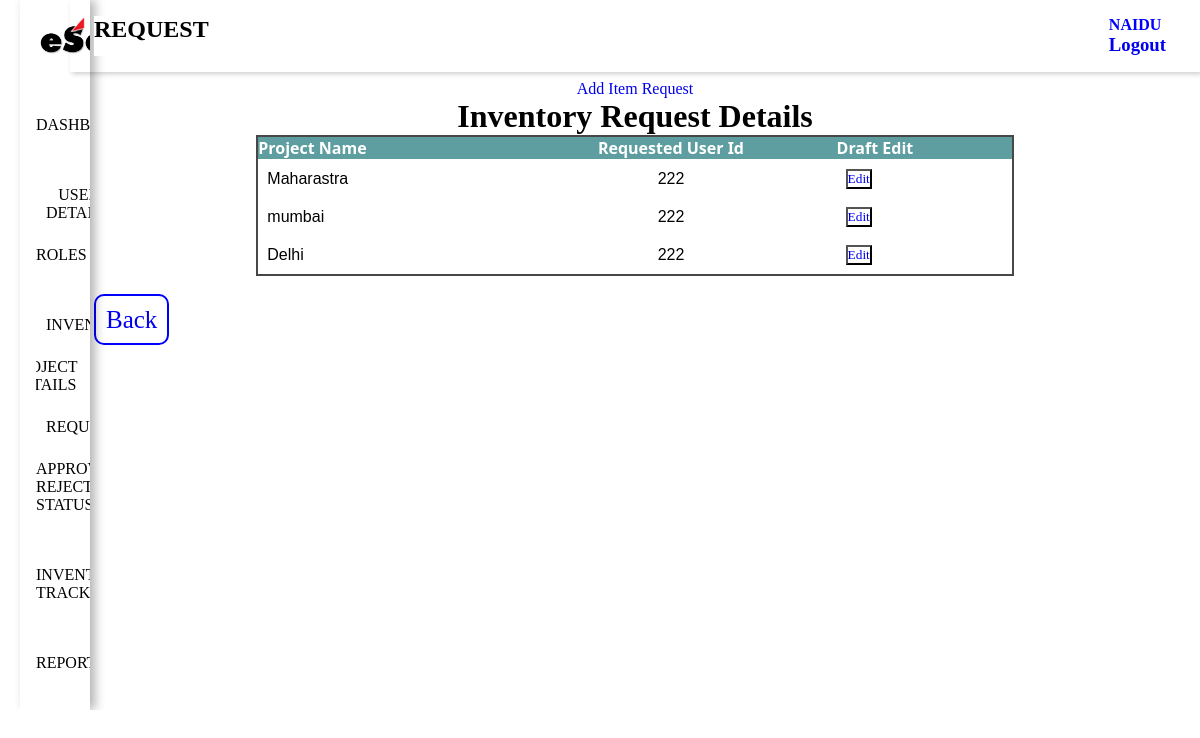
Page /request.php (signed in) on the committed database.
### tables this page shows
CREATE TABLE `rolemasterinfo` (
  `roleid` varchar(100) NOT NULL,
  `rolename` varchar(100) NOT NULL,
  `employeelist` varchar(200) NOT NULL,
  `employeecreation` varchar(150) NOT NULL,
  `employeeupdate` varchar(200) NOT NULL,
  `employeedelete` varchar(200) NOT NULL,
  `roles` varchar(200) NOT NULL,
  `inventorylist` varchar(200) NOT NULL,
  `inventorycreation` varchar(200) NOT NULL,
  `requestlist` varchar(200) NOT NULL,
  `requestcreation` varchar(100) NOT NULL,
  `report` varchar(100) NOT NULL,
  `approvalrejectedstatus` varchar(100) NOT NULL,
  `projectlist` varchar(100) NOT NULL,
  `projectcreation` varchar(100) NOT NULL,
  `projectupdate` varchar(100) NOT NULL,
  `projectdelete` varchar(100) NOT NULL,
  `inventorytracking` varchar(100) NOT NULL
);

CREATE TABLE `employcreation` (
  `empid` varchar(200) NOT NULL,
  `empname` varchar(249) NOT NULL,
  `mobileno` int(11) NOT NULL,
  `email` varchar(150) NOT NULL,
  `role` varchar(200) NOT NULL,
  `gender` varchar(250) NOT NULL,
  `password` varchar(200) NOT NULL,
  `createdby` varchar(123) NOT NULL,
  `createdon` timestamp NOT NULL DEFAULT current_timestamp(),
  `updatedby` varchar(123) NOT NULL,
  `updatedon` timestamp NOT NULL DEFAULT current_timestamp()
);

CREATE TABLE `inventory_request_details` (
  `requestid` varchar(200) NOT NULL,
  `Projectdetails` varchar(200) NOT NULL,
  `Projectid` varchar(150) NOT NULL,
  `Requestedemploy` varchar(200) NOT NULL,
  `Requestedempid` varchar(200) NOT NULL
);

### request.php (the view, shortened to what this page needs)
<?php
include "config.php";
$query = mysqli_query($conn,"SELECT * FROM `employcreation` WHERE `empid`='".$_SESSION['empid']."' AND `password` = '".$_SESSION['password']."'");
while($row = mysqli_fetch_row($query)){
     $id = $row[4];
     $name = $row[1];
}
?>
<?php
$separateQuery = "SELECT `requestlist` FROM `rolemasterinfo` WHERE `roleid` = '$id'";
$separateResult = mysqli_query($conn,$separateQuery);
while($separateRow = mysqli_fetch_assoc($separateResult)){
    if($separateRow['requestlist'] == 1){
?>
<?php
include "config.php";
?>
<!DOCTYPE html>
<html lang="en">
<head>
    <link rel="stylesheet" href="task1.css">
    <link rel="stylesheet" href="hover.css">
</head>
<body>
    <div class="sidebar">
            <div class="sidebar-brand">
                <span id="kleenpulse"><img src="esoft.jpg" alt=""></span>
            </div>
            <div class="sidebar-menu">
            <ul>
                    <li>
                        <?php
                        $separatePageQuery = "SELECT * FROM `rolemasterinfo` WHERE `roleid` = '$id' ";
                        $separatePageResult = mysqli_query($conn,$separatePageQuery);
                        while($separatePageRow = mysqli_fetch_assoc($separatePageResult)){
                            ?>
                            <div>
                                <a href="task1.php">Dashboard</a>
                            </div>
                            <?php
                            if($separatePageRow['employeecreation'] == 1){
                                ?>
                                 <div class="dropdown">
                                                <button class="dropbtn" style="position:relative;">user details</button>
                                                </div>
                                <?php
                            }
                            if($separatePageRow['roles'] == 1){
                                ?>
                                 <div>
                                                <a href="rolespage.php" >Roles</a>
                                                </div>
                                <?php
                            }
                            if($separatePageRow['inventorycreation'] == 1){
                                ?>
                                <div class="dropdown">
                                                <button class="dropbtn">Inventory</button>
                                                </div>
                                <?php
                            }
                            if($separatePageRow['projectcreation'] == 1){
                                ?>
                                  <div class="dropdown">
                                                <button class="dropbtn" style="position:relative;right:36px;">Project Details</button>
                                                </div>
                                <?php
                            }
                            if($separatePageRow['requestcreation'] == 1){
                                ?>
                                  <div class="dropdown">
                                                <button class="dropbtn">Requests</button>
                                                </div>
                                <?php
                            }
                            if($separatePageRow['approvalrejectedstatus'] == 1){
                                ?>
                                <div>
                                                <a href="status.php">Approval Rejected Status</a>
                                                </div>
                                <?php
                            }
                                ?>
                                <?php
                            if($separatePageRow['inventorytracking'] == 1){
                                ?>
                                <div>
                                    <a href="dispatch.php">Inventory tracking</a>
                                </div>
                                <?php
                            }
                            if($separatePageRow['report'] == 1){
                             ?>
                              <div>
                                               <a href="report.php">Reports</a>
                                               </div>
                             <?php
                            }
                        }
                        ?>
                    </li>
                </ul>
            </div>
    </div>
    <div class="main-wrapper">
    <div class="main-content">
            <header>
                <h2 class="heading" id="dashboard">
                    Request
                    </h2>
                <div class="user-wrapper">
                    <div>
                        <h4><?php echo $name ; ?> </h4>
                        <h3><a href="index.php">Logout</a></h3>
                    </div>
                </div>
            </header>
             <main style="margin-top:0px;">
<!DOCTYPE html>
<html lang="en">
<head>
</head>
<body>
<center>
    <a href="separaterequest.php" >Add Item Request </a>
</center>
<?php
  include "config.php";
?>
<h1 style="text-align:center;">Inventory Request Details</h1>
<table>
    <thead>
        <tr>
            <th>Project Name</th>
            <th style="text-align:center;">Requested User Id</th>
            <th>Draft Edit</th>
        </tr>
    </thead>
    <tbody>
        <?php
            $sql = "SELECT * FROM `inventory_request_details` ";
            $result = mysqli_query($conn,$sql);
            if($result){
                while($row = mysqli_fetch_assoc($result)){
                    $requestid = $row['requestid'];
                    $projectdetails = $row['Projectdetails'];
                    $requestedemployid = $row['Requestedempid'];
                    echo '<tr>
                    <td>'.$projectdetails.'</td>
                    <td style="text-align:center;">'.$requestedemployid.'</td>
                    <td>
                    <button class="btn btn-primary"><a href="edit.php? editid='.$requestid.'" class="text-light">Edit</a></button>
                    </td>
                    </tr>
                    ';
                }
            }
        ?>
    </tbody>
</table>
<a href="task1.php" style= "font-size: 25px;
    border: 2px solid blue;
    border-radius: 10px;
    padding: 10px;
    position:relative;
    top:30px;">Back</a>
</main>
</body>
</html>
        <?php
    }
    }

### task1.css (style rules this page uses)
:root { --for-heading: #3b026b; --color-dark: #1d2231; --text-grey: #8390a2; --dark-BG: #001623; --content-BG: #022d47; --dark-text: #b200ff; --icon-color: #520293; --purple: linear-gradient(45deg, #99013e, #7f02ed); --pink: linear-gradient(45deg, #770233, #ff0066); --orange: linear-gradient(45deg, #ff9000, #ffd400); --moon: linear-gradient(45deg, #ff9000, #7f02ed); --moon-only: linear-gradient(45deg, #fff, #7f02ed); --sun: linear-gradient(45deg, #ffc700, #8300ff); --transition: all 400ms; --new-content: rgba(255, 255, 255, .5); --indicator: rgba(255, 255, 255,.7) }
* { padding: 0; margin: 0; font-family: Poppins; box-sizing: border-box; outline: none; user-select: none; list-style-type: none; text-decoration: none; transition: all 400ms; overflow-x: hidden; background-color: white; }
body { background: rgba(0, 0, 0, .1); backdrop-filter: blur(10px); }
.sidebar { width: 170px; position: fixed; left: 0; top: 0; margin-left:20px; height: 100%; backdrop-filter: blur(6px); box-shadow: 5px 0 10px rgba(0, 0, 0, .3); z-index: 100; transition: width 300ms; }
.sidebar-brand { height: 90px; padding: 1rem 0rem 1rem 2rem; }
.sidebar-brand span { display: inline-block; padding-right: 1rem; }
.sidebar-menu li { width: 100%; margin-bottom: 1.7rem; padding-left: 1rem; }
.sidebar-menu a { display: block; color: black; text-transform: uppercase; font-weight: 500; overflow: hidden; }
.sidebar-menu { margin-top: 1rem; }
.main-content { transition: margin-left 300ms; margin-left: 250px; background: rgba(0, 0, 0, .2); }
header { background: var(--new-BG); display: flex; justify-content: space-between; padding: 1rem 1.5rem; box-shadow: 2px 2px 5px rgba(0, 0, 0, .2); position: fixed; left: 250px; width: calc(100% - 250px); top: 0; z-index: 100; transition: left 300ms; }
header h2 { color: black; text-transform: uppercase; }
.user-wrapper { display: flex; align-items: center; padding: 0 10px; }
.user-wrapper div h4 { color: blue; }
h4 { text-transform:uppercase; }
main { margin-top: 0px; padding: 5rem 1.5rem; min-height: calc(100vh - 90px); }
.heading { color:black; }
table { border-collapse: collapse; }
thead tr { border-top: 1px solid var(--new-content); border-bottom: 1px solid var(--new-content); }
td { padding: .5rem 0.3rem; font-size: 1rem; color: #000; }
@media only screen and (max-width: 1200px) { .sidebar { width: 70px; } }
@media only screen and (max-width: 1200px) { .sidebar .sidebar-brand, .sidebar li { padding-left: 1rem; text-align: center; } }
@media only screen and (max-width: 1200px) { .sidebar li a { margin-bottom: 2rem !important; } }
@media only screen and (max-width: 1200px) { .sidebar li a { padding-left: 0rem; } }
@media only screen and (max-width: 1200px) { .main-content { margin-left: 70px; } }
@media only screen and (max-width: 1200px) { .main-content header { width: calc(100% - 70px); left: 70px; } }

### hover.css (style rules this page uses)
.dropbtn { color: black; padding: 10px; font-size: 16px; border: none; text-transform:uppercase; }
.dropdown { position: relative; display: inline-block; }
div > a { padding: 10px; }

### request.php (style rules this page uses)
span > img { width:115px; }
tr th { background-color: cadetblue; color: white; font-family: 'Segoe UI', Tahoma, Geneva, Verdana, sans-serif; }
th,td { text-align:left; }
tr td { padding: 9px; font-family: 'Gill Sans', 'Gill Sans MT', Calibri, 'Trebuchet MS', sans-serif; }
table { margin: auto; width: 70%; border-style: none; border-spacing: 0; border-collapse: collapse; text-align: center; padding: 12px; border: 2px solid rgb(71, 71, 71); }

### rows in the picture
rolemasterinfo: employeecreation "USER DETAILS", roles "ROLES", inventorycreation "INVENTORY", projectcreation "PROJECT DETAILS", requestcreation "REQUESTS", approvalrejectedstatus "APPROVAL REJECTED STATUS", inventorytracking "INVENTORY TRACKING", report "REPORTS"
employcreation: empname "NAIDU"
inventory_request_details: Projectdetails "Maharastra", Requestedempid "222"
inventory_request_details: Projectdetails "mumbai", Requestedempid "222"
inventory_request_details: Projectdetails "Delhi", Requestedempid "222"
